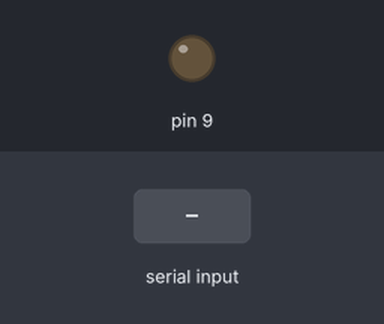
Bench run of a sketch on a simulated Arduino Uno, built with avr-gcc and run on an emulated ATmega328P. On the bench: output pins drawn as LEDs (lit = HIGH). Inputs (shaded band) come from the test bench.

Above: at 1.2 s.
1.3 s: byte 30 received over Serial
At 2.5 s:
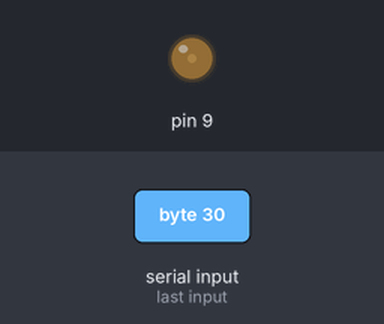
2.8 s: byte 90 received over Serial
At 3.8 s:
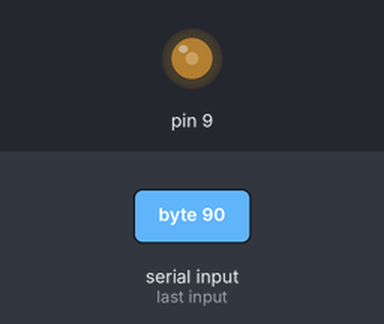
Timing chart, 0 to 5.8 s (numbered marks = the images above; inputs shaded):
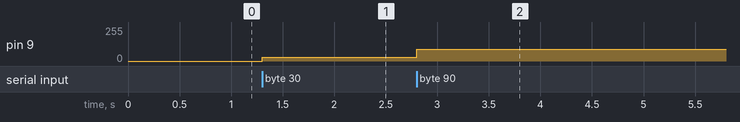

Measured:
- after the input at 1.3 s, pin 9: 0/255 → 30/255 at once
- after the input at 2.8 s, pin 9: 30/255 → 90/255 at once

The sketch:

send_to_SSR.ino
```cpp
byte incomingByte; // for incoming serial data
int dec;

void setup() {
  Serial.begin(9600);
}

void loop() {
  // send data only when you receive data:
  if (Serial.available() > 0) {
    // read the incoming byte:
    incomingByte = Serial.read();

    dec = (int)incomingByte;

    // say what you got:
    //Serial.println(dec);
    analogWrite(9, dec);
  }
}
```
